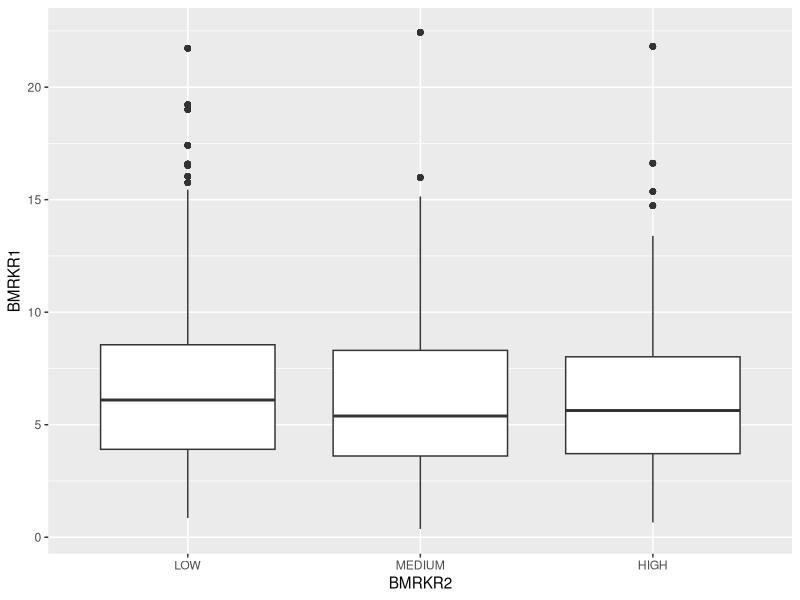
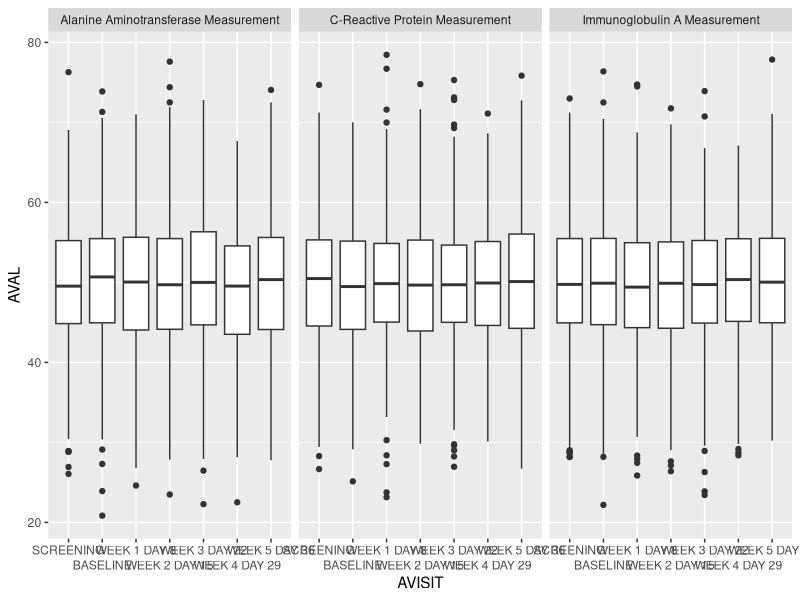
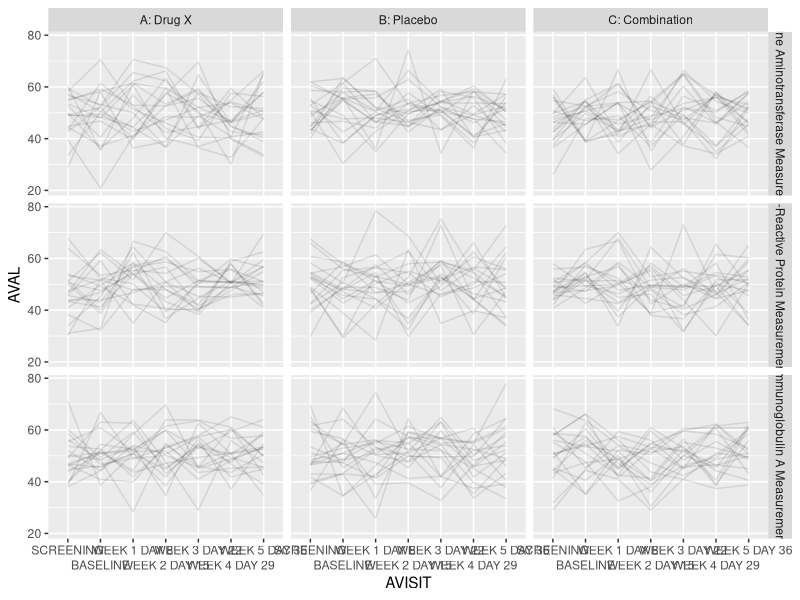
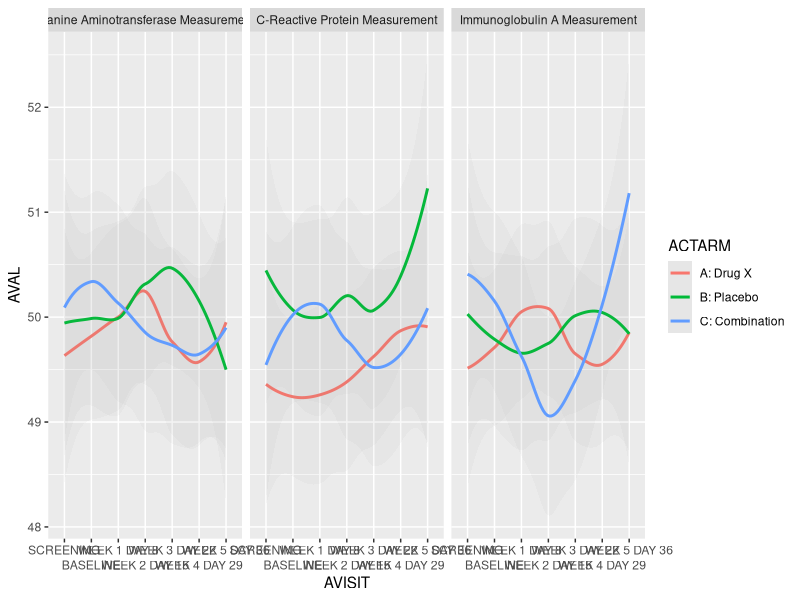
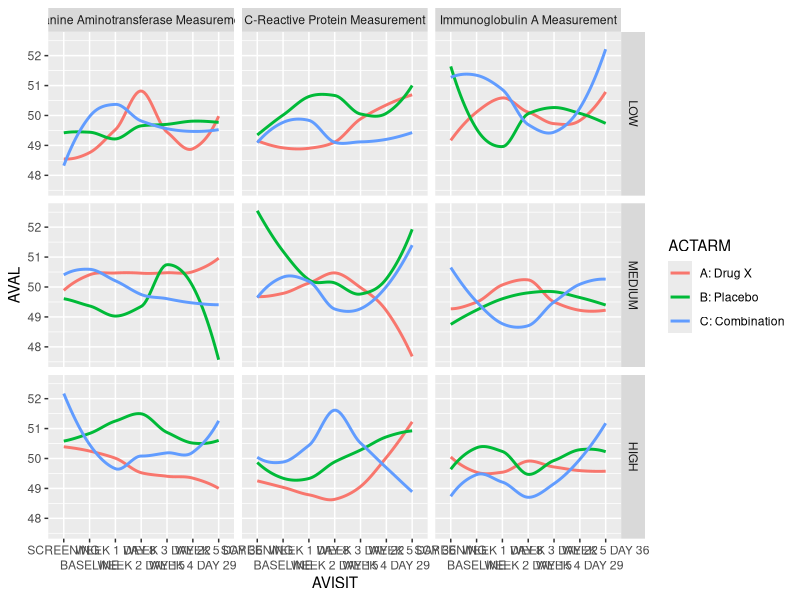
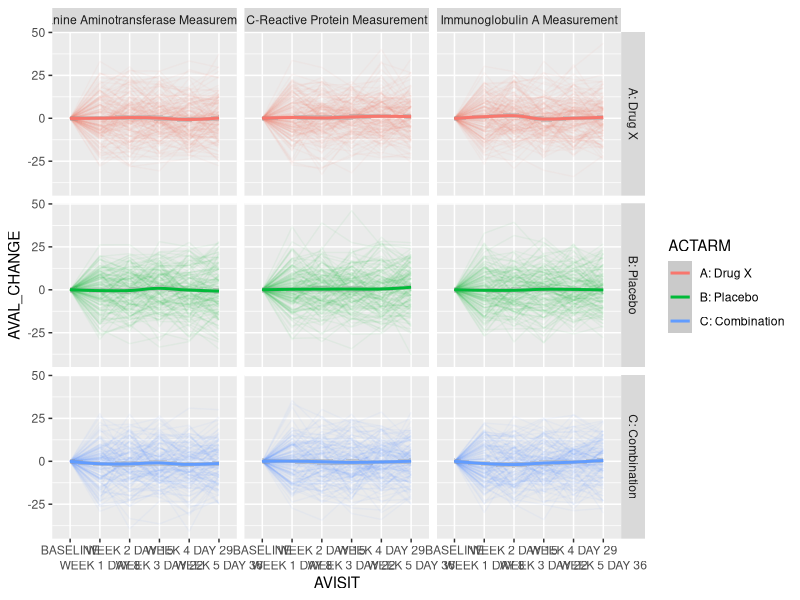
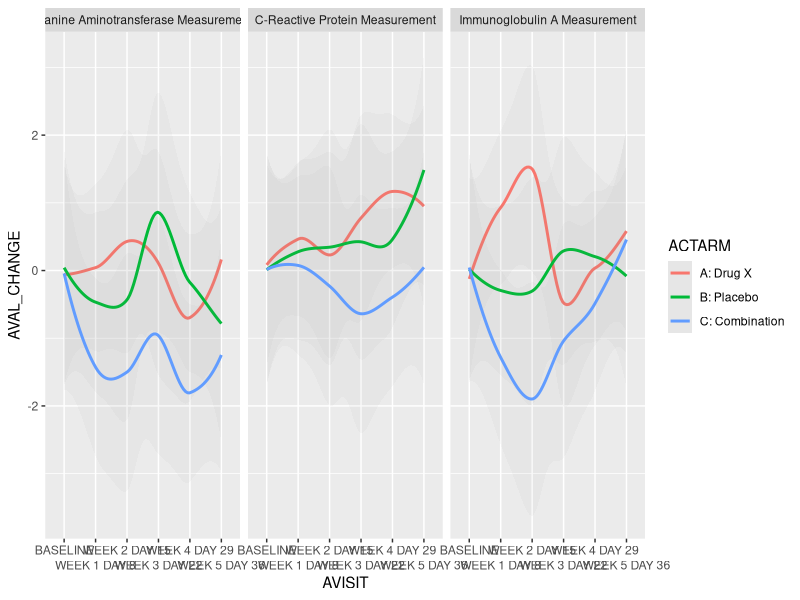
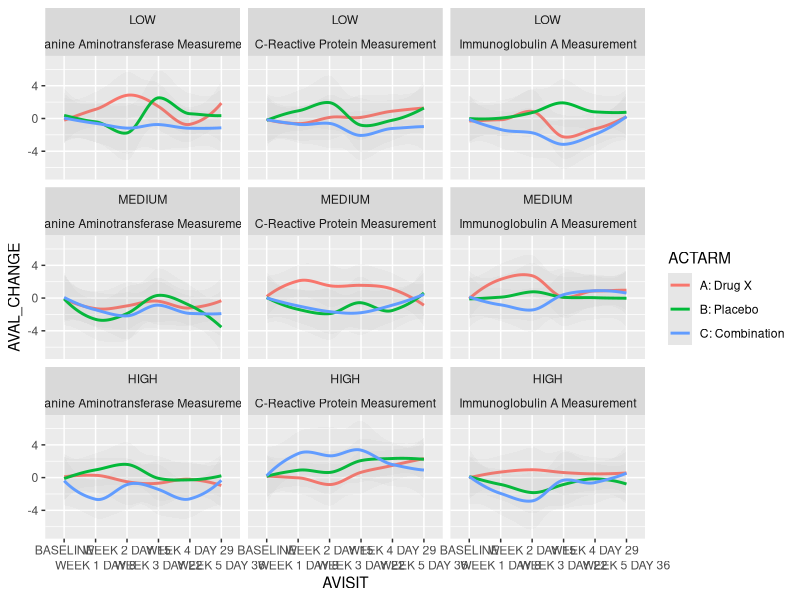

These figures' R source, in order:
## ---- chunk 1
library(tidyverse)

pat <- read_delim("Random_PatientLevelInfo_2020.tsv", delim = "\t")
lab <- read_delim("Random_LabValuesInfo_2020.tsv", delim = "\t")
## ---- chunk 2
pat
## ---- chunk 3
length(unique(pat$USUBJID))
length(unique(lab$USUBJID)) # there are lab values for all 452 patients
## ---- chunk 4
pat %>% 
  count(STUDYID)

pat %>% 
  count(ACTARM, ACTARMCD)
## ---- chunk 5
pat %>% 
  count(SEX)
## ---- chunk 6
pat <- pat %>% 
  mutate(
    SEX = fct_collapse(SEX,
      U = c("UNDIFFERENTIATED", "U")
    )
  )
## ---- chunk 7
pat %>% 
  count(RACE)
## ---- chunk 8
lab <- lab %>% 
  mutate(
    BMRKR2 = fct_relevel(BMRKR2, c("LOW", "MEDIUM", "HIGH")),
    AVISIT = fct_relevel(AVISIT, "SCREENING", after = 0)
  )
## ---- chunk 9
lab %>% 
  count(STUDYID)
## ---- chunk 10
lab
## ---- chunk 11

lab %>% 
  ggplot(aes(BMRKR2, BMRKR1)) +
  geom_boxplot()
## ---- chunk 12
lab %>% 
  count(LBTEST, LBTESTCD, LBCAT, AVALU)
## ---- chunk 13
lab %>% 
  group_by(USUBJID, LBTEST) %>% 
  summarise(n_observations = n()) %>% 
  group_by(LBTEST) %>% 
  count(n_observations)

lab %>% 
  count(AVISIT)

any(is.na(lab$AVAL))

lab %>%  
  ggplot(aes(AVISIT, AVAL)) +
  geom_boxplot() +
  facet_wrap(~LBTEST) +
  scale_x_discrete(guide = guide_axis(n.dodge = 2))
## ---- chunk 14

tmp <- pat %>% 
  group_by(ACTARM) %>% 
  sample_n(20) %>% 
  left_join(lab, by = "USUBJID") 

tmp %>%  
  ggplot(aes(AVISIT, AVAL, group = USUBJID)) +
  geom_line(alpha = .1) +
  facet_grid(LBTEST ~ ACTARM) +
  scale_x_discrete(guide = guide_axis(n.dodge = 2))
## ---- chunk 15

tmp <- pat %>% 
  left_join(lab, by = "USUBJID") 

tmp %>%  
  ggplot(aes(AVISIT, AVAL, group = ACTARM, color = ACTARM)) +
  geom_smooth(alpha = .05, method = "loess") +
  facet_wrap(~LBTEST) +
  scale_x_discrete(guide = guide_axis(n.dodge = 2))

tmp %>%  
  ggplot(aes(AVISIT, AVAL, group = ACTARM, color = ACTARM)) +
  geom_smooth(se = FALSE, method = "loess") +
  facet_grid(BMRKR2 ~ LBTEST) +
  scale_x_discrete(guide = guide_axis(n.dodge = 2))
## ---- chunk 16

tmp <- pat %>% 
  left_join(lab, by = "USUBJID") %>% 
  filter(AVISIT != "SCREENING") %>% 
  group_by(USUBJID, LBTEST) %>% 
  mutate(AVAL_CHANGE = AVAL - first(AVAL)) %>% 
  ungroup()

tmp %>%  
  ggplot(aes(AVISIT, AVAL_CHANGE, group = USUBJID, color = ACTARM)) +
  geom_line(alpha = .05) +
  geom_smooth(aes(group = 1)) +
  facet_grid(ACTARM~LBTEST) +
  scale_x_discrete(guide = guide_axis(n.dodge = 2))

tmp %>%  
  ggplot(aes(AVISIT, AVAL_CHANGE, group = ACTARM, color = ACTARM)) +
  geom_smooth(alpha = .05, method = "loess") +
  facet_wrap(~LBTEST) +
  scale_x_discrete(guide = guide_axis(n.dodge = 2))

tmp %>%  
  ggplot(aes(AVISIT, AVAL_CHANGE, group = ACTARM, color = ACTARM)) +
  geom_smooth(alpha = .05, method = "loess") +
  facet_wrap(BMRKR2 ~ LBTEST) +
  scale_x_discrete(guide = guide_axis(n.dodge = 2))
